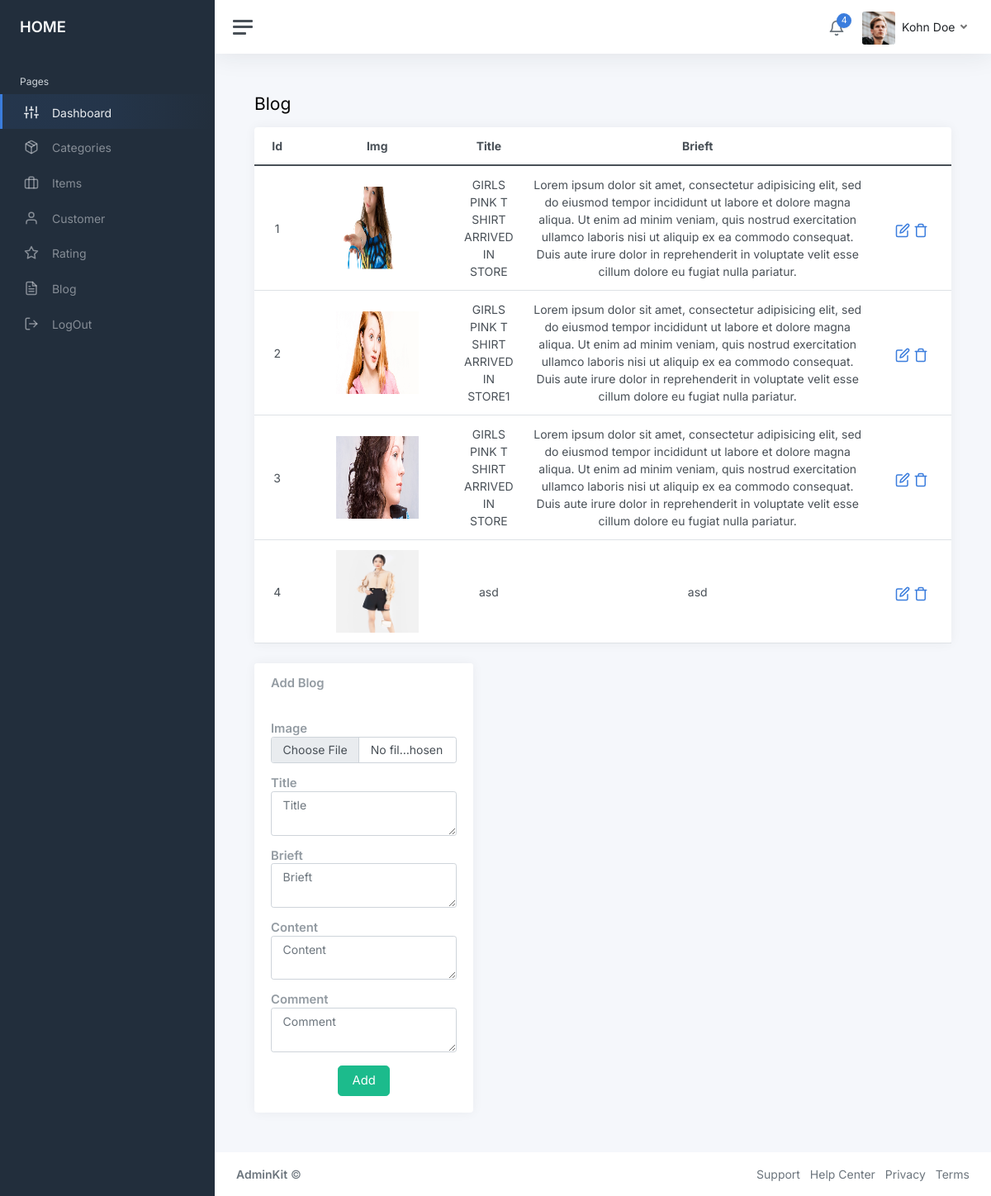
Screenshot of /admin/home.php?quanly=blog (signed in) with the database file from the repository.
### tables this page shows
CREATE TABLE `blog` (
  `id` int(11) NOT NULL,
  `title` varchar(100) DEFAULT NULL,
  `brieft` text DEFAULT NULL,
  `content` text DEFAULT NULL,
  `img` varchar(50) DEFAULT NULL,
  `date` varchar(100) DEFAULT NULL,
  `author` varchar(50) DEFAULT NULL,
  `cmt` text DEFAULT NULL
);

### admin/pages_blog.php (the view, shortened to what this page needs)
<?php
include_once('../database/connect.php');
?>
			<main class="content">
				<div class="container-fluid p-0">
					<div class="mb-3">
						<h1 class="h3 d-inline align-middle">Blog</h1>
					</div>
					<div class="row">
						<div class="col-12 col-lg-12 col-xxl-8 ">
							<div class="card">
								<table class="table table-hover my-0">
									<thead>
										<tr>
											<th class="text-center">Id</th>
											<th class="text-center">Img</th>
											<th class="text-center">Title</th>
											<th class="text-center">Brieft</th>
										</tr>
									</thead>
									<tbody>
									<?php
										$blog=mysqli_query($con,"SELECT * from blog");
										$i=0;
										while($row_blog=mysqli_fetch_array($blog)){
											$i++;
									?>
										<tr id="item" >
											<td class="text-center"><?php echo $i ?></td>
											<td  class="text-center">
												<img style="width: 100px;height:100px" src=".<?php echo $row_blog['img'] ?>" alt="">
											</td>
											<td style="width: 20px;"class="text-center"><?php echo $row_blog['title'] ?></td>
											<td style="width:50%" class="text-center"><?php echo $row_blog['brieft'] ?></td>
											<td  class="text-center"><a href="?quanly=blog&update=<?php echo $row_blog['id']?>" class="align-middle"> <i class="align-middle" data-feather="edit"></i></a>  <a class='align-middle' href="?quanly=blog&delete=<?php echo $row_blog['id'] ?>" onclick="return confirm('Are you sure you want to delete this item')"><i class='align-middle' data-feather='trash'></i></a></td>
										</tr>
										<?php
										}
										?>
									</tbody>
								</table>
							</div>
						</div>
						<?php
						if(isset($_GET['update']))
						{
							$update=mysqli_query($con,"SELECT * from clothes where id=".$_GET['update']."");
							$row_update=mysqli_fetch_array($update);
						?>
						<div class="col-12 col-lg-4">
							<div class="card">
								<div class="card-header">
									<h5 class="card-title mb-0"> Update Blog</h5>
								</div>
								<form action="" method="post" enctype="multipart/form-data">
								<div class="card-body ">
								<h5 class="card-title mb-0">Image</h5>
								<input type="file" placeholder="Thêm hình ảnh" name="hinhanh" class="form-control mb-3">
									<h5 class="card-title mb-0">Title</h5>
									<textarea name="title" class="form-control mb-3" rows="2" placeholder="Title"></textarea>
									<h5 class="card-title mb-0">Brieft</h5>
									<textarea name="bre" class="form-control mb-3" rows="2" placeholder="Brieft"></textarea>
									<h5 class="card-title mb-0">Content</h5>
									<textarea name="content" class="form-control mb-3" rows="2" placeholder="Content"></textarea>
									<h5 class="card-title mb-0">Comment</h5>
									<textarea name="cmt" class="form-control mb-3" rows="2" placeholder="Comment"></textarea>
									<!-- <h5 class="card-title mb-0">Comment</h5>
									<textarea name="cmt" class="form-control mb-3" rows="2" placeholder="Comment"></textarea> -->
								<div class="text-center">
								<button name="update_blog" class="btn btn-success btn-lg">Update</button>
								</div>
								</form>
							</div>
						</div>
						<?php
						}else{
						?>
							<div class="col-12 col-lg-4">
							<div class="card">
								<div class="card-header">
									<h5 class="card-title mb-0"> Add Blog</h5>
								</div>
								<form action="" method="post" enctype="multipart/form-data">
								<div class="card-body ">
								<h5 class="card-title mb-0">Image</h5>
								<input type="file" placeholder="Thêm hình ảnh" name="hinhanh" class="form-control mb-3">
									<h5 class="card-title mb-0">Title</h5>
									<textarea name="title" class="form-control mb-3" rows="2" placeholder="Title"></textarea>
									<h5 class="card-title mb-0">Brieft</h5>
									<textarea name="bre" class="form-control mb-3" rows="2" placeholder="Brieft"></textarea>
									<h5 class="card-title mb-0">Content</h5>
									<textarea name="content" class="form-control mb-3" rows="2" placeholder="Content"></textarea>
									<h5 class="card-title mb-0">Comment</h5>
									<textarea name="cmt" class="form-control mb-3" rows="2" placeholder="Comment"></textarea>
								<div class="text-center">
								<button name="add_blog" class="btn btn-success btn-lg">Add</button>
								</div>
								</form>
							</div>
						</div>
						<?php
						}?>
					</div>
				</div>
			</main>

### rows the page displays
blog: img (picture), title "GIRLS PINK T SHIRT ARRIVED IN STORE", brieft "Lorem ipsum dolor sit amet, consectetur adipisicing elit, sed do eiusmod tempor incididunt ut labore et dolore magna aliqua. Ut enim ad minim veniam, quis nostrud exercitation ullamco laboris nisi ut aliquip ex ea commodo consequat. Duis aute irure dolor in reprehenderit in voluptate velit esse cillum dolore eu fugiat nulla pariatur."
blog: img (picture), title "GIRLS PINK T SHIRT ARRIVED IN STORE1", brieft "Lorem ipsum dolor sit amet, consectetur adipisicing elit, sed do eiusmod tempor incididunt ut labore et dolore magna aliqua. Ut enim ad minim veniam, quis nostrud exercitation ullamco laboris nisi ut aliquip ex ea commodo consequat. Duis aute irure dolor in reprehenderit in voluptate velit esse cillum dolore eu fugiat nulla pariatur."
blog: img (picture), title "GIRLS PINK T SHIRT ARRIVED IN STORE", brieft "Lorem ipsum dolor sit amet, consectetur adipisicing elit, sed do eiusmod tempor incididunt ut labore et dolore magna aliqua. Ut enim ad minim veniam, quis nostrud exercitation ullamco laboris nisi ut aliquip ex ea commodo consequat. Duis aute irure dolor in reprehenderit in voluptate velit esse cillum dolore eu fugiat nulla pariatur."
blog: img (picture), title "asd", brieft "asd"

### other values shown
$_SESSION["dangnhap"] "Kohn Doe"
